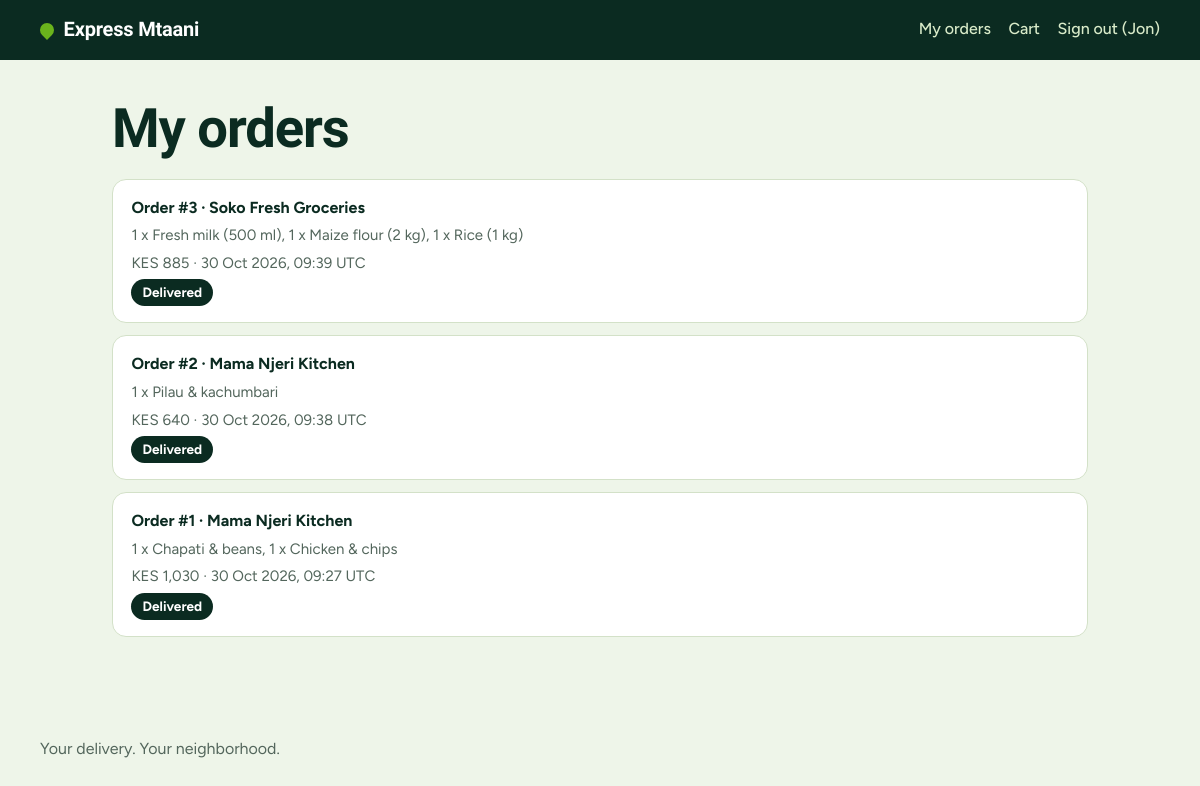
Screenshot of /account/orders (signed in) with the database file from the repository.
### app/models.py (models this page shows, shortened)
class User(UserMixin, db.Model):
    __tablename__ = "users"
    id = db.Column(db.Integer, primary_key=True)
    name = db.Column(db.String(80), nullable=False)
    email = db.Column(db.String(120), unique=True, nullable=False, index=True)
    phone = db.Column(db.String(20), nullable=False)
    password_hash = db.Column(db.String(255), nullable=False)
    role = db.Column(db.String(20), nullable=False, default="customer", index=True)
    active = db.Column(db.Boolean, nullable=False, default=True)
    approved = db.Column(db.Boolean, nullable=False, default=True)  # riders start unapproved
    created_at = db.Column(db.DateTime, nullable=False, default=utcnow)
    online = db.Column(db.Boolean, nullable=False, default=False)
    last_lat = db.Column(db.Float)
    last_lng = db.Column(db.Float)
    last_seen_at = db.Column(db.DateTime)
    @property
    def is_active(self):  # Flask-Login
        return bool(self.active)
    @property
    def first_name(self):
        return (self.name or "").split(" ")[0]

class Order(db.Model):
    __tablename__ = "orders"
    id = db.Column(db.Integer, primary_key=True)
    public_token = db.Column(
        db.String(64), unique=True, nullable=False, index=True,
        default=lambda: secrets.token_urlsafe(16),
    )
    customer_id = db.Column(db.Integer, db.ForeignKey("users.id"), nullable=False, index=True)
    rider_id = db.Column(db.Integer, db.ForeignKey("users.id"), index=True)
    shop_id = db.Column(db.Integer, db.ForeignKey("shops.id"), nullable=False)
    customer_name = db.Column(db.String(80), nullable=False)
    customer_phone = db.Column(db.String(20), nullable=False)
    pickup_name = db.Column(db.String(120), nullable=False)
    pickup_lat = db.Column(db.Float, nullable=False)
    pickup_lng = db.Column(db.Float, nullable=False)
    dest_address = db.Column(db.String(255), nullable=False)
    dest_lat = db.Column(db.Float, nullable=False)
    dest_lng = db.Column(db.Float, nullable=False)
    subtotal = db.Column(db.Integer, nullable=False)
    delivery_fee = db.Column(db.Integer, nullable=False)
    total = db.Column(db.Integer, nullable=False)
    payment_method = db.Column(db.String(30), nullable=False, default="cash_on_delivery")
    payment_status = db.Column(db.String(20), nullable=False, default="unpaid")  # unpaid | paid
    cash_collected_at = db.Column(db.DateTime)
    status = db.Column(db.String(20), nullable=False, default="placed", index=True)
    rider_lat = db.Column(db.Float)
    rider_lng = db.Column(db.Float)
    rider_updated_at = db.Column(db.DateTime)
    eta_seconds = db.Column(db.Integer)
    distance_m = db.Column(db.Integer)
    created_at = db.Column(db.DateTime, nullable=False, default=utcnow)
    accepted_at = db.Column(db.DateTime)
    delivered_at = db.Column(db.DateTime)
    customer = db.relationship("User", foreign_keys=[customer_id])
    rider = db.relationship("User", foreign_keys=[rider_id])
    shop = db.relationship("Shop")
    items = db.relationship("OrderItem", back_populates="order", cascade="all, delete-orphan")
    @property
    def status_label(self):
        return STATUS_LABELS.get(self.status, self.status)
    @property
    def items_summary(self):
        return ", ".join(f"{i.quantity} x {i.name}" for i in self.items)

class OrderItem(db.Model):
    __tablename__ = "order_items"
    id = db.Column(db.Integer, primary_key=True)
    order_id = db.Column(db.Integer, db.ForeignKey("orders.id"), nullable=False, index=True)
    product_id = db.Column(db.Integer, db.ForeignKey("products.id"))
    name = db.Column(db.String(120), nullable=False)       # product name at time of order
    unit_price = db.Column(db.Integer, nullable=False)     # price at time of order
    quantity = db.Column(db.Integer, nullable=False)
    order = db.relationship("Order", back_populates="items")

### app/storefront.py (the view)
@bp.get("/account/orders")
@roles_required("customer")
def my_orders():
    orders = (Order.query.filter_by(customer_id=current_user.id)
              .order_by(Order.created_at.desc()).limit(50).all())
    return render_template("my_orders.html", orders=orders)

### app/access.py (called while the page is built)
def roles_required(*roles):
    def decorator(view):
        @wraps(view)
        def wrapper(*args, **kwargs):
            if not current_user.is_authenticated:
                return redirect(url_for("auth.login", next=request.path))
            if current_user.role not in roles:
                abort(403)
            return view(*args, **kwargs)
        return wrapper
    return decorator

### app/models.py (called while the page is built)
@login_manager.user_loader
def load_user(user_id):
    try:
        user = db.session.get(User, int(user_id))
    except (TypeError, ValueError):
        return None
    if user and user.active and (user.role != "rider" or user.approved):
        return user
    return None

### app/storefront.py (called while the page is built)
def _cart():
    cart = session.get("cart")
    if not isinstance(cart, dict) or not isinstance(cart.get("items"), dict) or "shop_id" not in cart:
        return {"shop_id": None, "items": {}}
    return cart

@bp.app_context_processor
def inject_cart_count():
    items = _cart()["items"]
    return {"cart_count": sum(v for v in items.values() if isinstance(v, int))}

### app/utils.py (called while the page is built)
def kes(amount):
    return f"KES {int(amount):,}"

### app/templates/my_orders.html (shortened to what this page needs)
{% extends "base.html" %}
{% block content %}
<section class="page">
  <h1>My orders</h1>
  {% if orders %}
  <ul class="order-list">
    {% for o in orders %}
    <li>
      <a class="order-card" href="{{ url_for('shop.track', token=o.public_token) }}">
        <span class="order-card__title">Order #{{ o.id }} · {{ o.pickup_name }}</span>
        <span class="order-card__meta">{{ o.items_summary }}</span>
        <span class="order-card__meta">{{ o.total|kes }} · {{ o.created_at.strftime('%d %b %Y, %H:%M') }} UTC</span>
        <span class="badge badge--{{ o.status }}">{{ o.status_label }}</span>
      </a>
    </li>
    {% endfor %}
  </ul>
  {% else %}
  <p class="empty">You have not placed any orders yet.</p>
  <a class="btn btn--primary" href="{{ url_for('shop.home') }}">Browse products</a>
  {% endif %}
</section>
{% endblock %}

### app/templates/base.html (shortened to what this page needs)
<!doctype html>
<html lang="en">
<head>
  <link rel="stylesheet" href="{{ url_for('static', filename='css/style.css') }}">
</head>
<body>
  <header class="site-header">
    <a class="brand" href="{{ url_for('shop.home') }}">
      <span class="brand__mark" aria-hidden="true"></span>Express Mtaani
    </a>
    <nav class="site-nav" aria-label="Main">
      {% if current_user.is_authenticated %}
        {% if current_user.role == 'admin' %}
          <a href="{{ url_for('admin.dashboard') }}">Admin</a>
        {% elif current_user.role == 'rider' %}
          <a href="{{ url_for('rider.dashboard') }}">Deliveries</a>
        {% else %}
          <a href="{{ url_for('shop.my_orders') }}">My orders</a>
        {% endif %}
        {% if current_user.role == 'customer' %}
          <a href="{{ url_for('shop.cart') }}">Cart{% if cart_count %} ({{ cart_count }}){% endif %}</a>
        {% endif %}
        <form method="post" action="{{ url_for('auth.logout') }}" class="inline-form">
          <button type="submit" class="link-button">Sign out ({{ current_user.first_name }})</button>
        </form>
      {% else %}
        <a href="{{ url_for('shop.cart') }}">Cart{% if cart_count %} ({{ cart_count }}){% endif %}</a>
        <a href="{{ url_for('auth.login') }}">Sign in</a>
        <a href="{{ url_for('auth.register') }}">Sign up</a>
        <a href="{{ url_for('auth.rider_register') }}">Ride with us</a>
      {% endif %}
    </nav>
  </header>
  <main id="main">
    {% block content %}{% endblock %}
  </main>
  <footer class="site-footer">
    <p>Your delivery. Your neighborhood.</p>
  </footer>
</body>
</html>

### app/static/css/style.css (style rules this page uses)
:root { --green-900: #0b2b21; --green-700: #1b5a2a; --lime: #6ab31c; --lime-soft: #e3f1d0; --lime-text: #2f6b0a; --mint: #eef5e9; --surface: #ffffff; --line: #d3e1c8; --muted: #53665c; --danger: #b3261e; --danger-soft: #fbe9e7; --radius: 14px; --font-display: "Bricolage Grotesque", "Segoe UI", system-ui, sans-serif; --font-body: "Figtree", "Segoe UI", system-ui, sans-serif; }
*, *::before, *::after { box-sizing: border-box; }
html { -webkit-text-size-adjust: 100%; }
body { margin: 0; font-family: var(--font-body); font-size: 1rem; line-height: 1.55; color: var(--green-900); background: var(--mint); }
a { color: var(--lime-text); }
h1, h2 { font-family: var(--font-display); font-weight: 800; line-height: 1.08; letter-spacing: -0.02em; margin: 0 0 .5rem; }
h1 { font-size: clamp(2rem, 6vw, 3.4rem); }
p { margin: 0 0 1rem; }
.site-header { display: flex; align-items: center; justify-content: space-between; gap: 1rem; padding: .9rem clamp(1rem, 4vw, 2.5rem); background: var(--green-900); color: #fff; }
.brand { display: inline-flex; align-items: center; gap: .6rem; color: #fff; text-decoration: none; font-family: var(--font-display); font-weight: 800; font-size: 1.25rem; letter-spacing: -0.01em; }
.brand__mark { width: 14px; height: 14px; border-radius: 50% 50% 50% 0; transform: rotate(-45deg); background: var(--lime); }
.site-nav { display: flex; gap: 1.1rem; flex-wrap: wrap; }
.site-nav a { color: #d9ebc9; text-decoration: none; font-weight: 500; }
.site-footer { padding: 2rem clamp(1rem, 4vw, 2.5rem); color: var(--muted); }
.page { max-width: 1040px; margin: 0 auto; padding: clamp(1.25rem, 4vw, 2.5rem) clamp(1rem, 4vw, 2rem) 3rem; }
.order-list { list-style: none; padding: 0; margin: 1.25rem 0; display: grid; gap: .75rem; }
.order-card { display: grid; gap: .25rem; padding: 1rem 1.15rem; background: var(--surface); border: 1px solid var(--line); border-radius: var(--radius); text-decoration: none; color: inherit; }
.order-card__title { font-weight: 700; }
.order-card__meta { color: var(--muted); font-size: .94rem; }
.badge { display: inline-block; justify-self: start; padding: .2rem .7rem; border-radius: 999px; font-size: .85rem; font-weight: 700; background: var(--lime-soft); color: var(--green-900); }
.badge--delivered { background: var(--green-900); color: #fff; }
.inline-form { display: inline; margin: 0; }
.link-button { background: none; border: 0; padding: 0; font: inherit; font-weight: 500; color: inherit; text-decoration: underline; cursor: pointer; }
.site-nav .link-button { color: #d9ebc9; text-decoration: none; }

### rows the page displays
User: first_name "Jon"
Order: id "3", pickup_name "Soko Fresh Groceries", items_summary "1 x Fresh milk (500 ml), 1 x Maize flour (2 kg), 1 x Rice (1 kg)", total|kes "KES 885", created_at "30 Oct 2026, 09:39", status_label "Delivered"
Order: id "2", pickup_name "Mama Njeri Kitchen", items_summary "1 x Pilau & kachumbari", total|kes "KES 640", created_at "30 Oct 2026, 09:38", status_label "Delivered"
Order: id "1", pickup_name "Mama Njeri Kitchen", items_summary "1 x Chapati & beans, 1 x Chicken & chips", total|kes "KES 1,030", created_at "30 Oct 2026, 09:27", status_label "Delivered"
